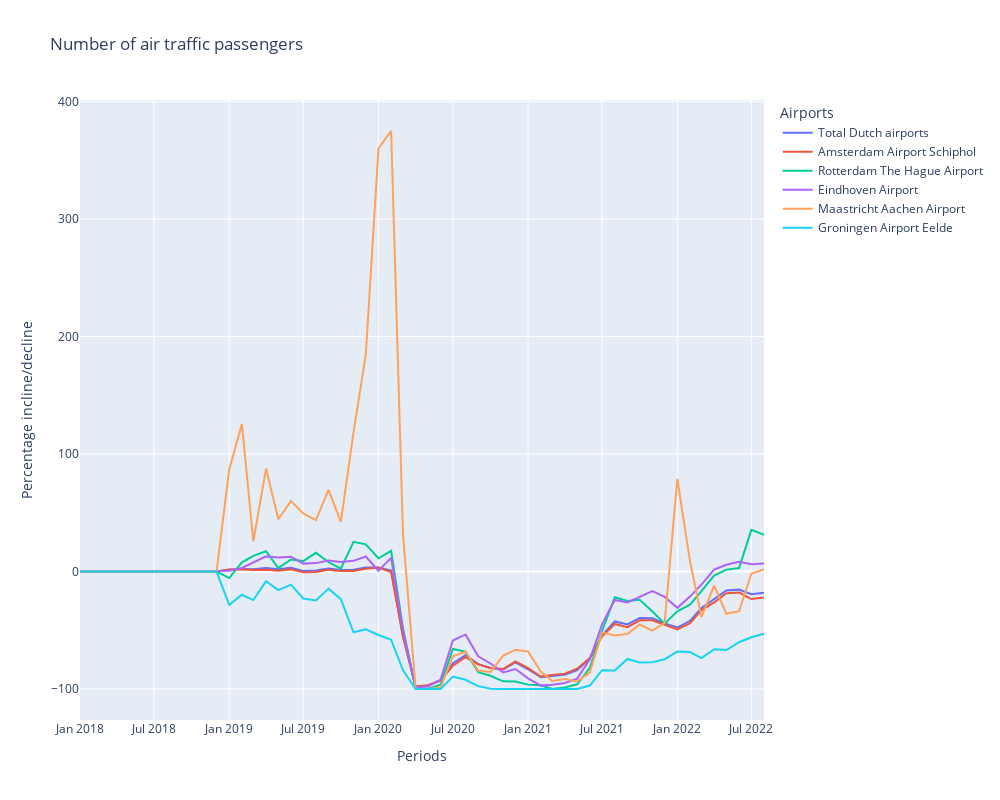

Source (notebook cell):
### Markdown cell above
# Subquestion 3 - Are there relative differences in the development of air traffic passengers between the considered airports in the Netherlands?

The graph below shows the relative differences of air traffic passengers between the various airports in The Netherlands. The year 2018 is given as a reference year and every month in the following years are compared to the same month in 2018. In this way, the percentage increase or decrease of the air traffic passengers can be visualized easily. 

*Our hypothesis* is that there will be only small differences in 2019 compared to 2018. From February or March 2020, there will be a big drop that will be equally felt by all airports, given the impactful measures at that time. In addition, it is expected that airports with a relatively high number of local flights will ultimately have the least impact, as they are less dependent on restrictions related to international travel. According to the database, Groningen Airport Eelde operates most local flights and therefore would be expected to be least affected by the restrictions overall.

### Code cell
fig = px.line(at_df_complete, y='Percentage incline/decline',
              color='Airports', title='Number of air traffic passengers', width=1000, height=800)

fig.show()
